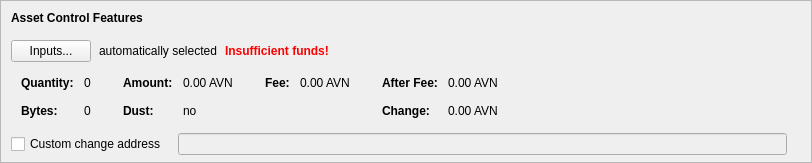
      <widget class="QFrame" name="frameAssetControl">
       <property name="sizePolicy">
        <sizepolicy hsizetype="Expanding" vsizetype="Fixed">
         <horstretch>0</horstretch>
         <verstretch>0</verstretch>
        </sizepolicy>
       </property>
       <property name="maximumSize">
        <size>
         <width>16777215</width>
         <height>16777215</height>
        </size>
       </property>
       <property name="frameShape">
        <enum>QFrame::StyledPanel</enum>
       </property>
       <property name="frameShadow">
        <enum>QFrame::Sunken</enum>
       </property>
       <layout class="QVBoxLayout" name="verticalLayoutAssetControl2">
        <property name="spacing">
         <number>0</number>
        </property>
        <property name="leftMargin">
         <number>0</number>
        </property>
        <property name="topMargin">
         <number>0</number>
        </property>
        <property name="rightMargin">
         <number>0</number>
        </property>
        <property name="bottomMargin">
         <number>6</number>
        </property>
        <item>
         <layout class="QVBoxLayout" name="verticalLayoutAssetControl" stretch="0,0,0,0,1">
          <property name="spacing">
           <number>0</number>
          </property>
          <property name="leftMargin">
           <number>10</number>
          </property>
          <property name="topMargin">
           <number>10</number>
          </property>
          <item>
           <layout class="QHBoxLayout" name="horizontalLayoutAssetControl1">
            <property name="bottomMargin">
             <number>15</number>
            </property>
            <item>
             <widget class="QLabel" name="labelAssetControlFeatures">
              <property name="sizePolicy">
               <sizepolicy hsizetype="Preferred" vsizetype="Maximum">
                <horstretch>0</horstretch>
                <verstretch>0</verstretch>
               </sizepolicy>
              </property>
              <property name="font">
               <font>
                <weight>75</weight>
                <bold>true</bold>
               </font>
              </property>
              <property name="styleSheet">
               <string notr="true">font-weight:bold;</string>
              </property>
              <property name="text">
               <string>Asset Control Features</string>
              </property>
             </widget>
            </item>
           </layout>
          </item>
          <item>
           <layout class="QHBoxLayout" name="horizontalLayoutAssetControl2" stretch="0,0,0,0">
            <property name="spacing">
             <number>8</number>
            </property>
            <property name="bottomMargin">
             <number>10</number>
            </property>
            <item>
             <widget class="QPushButton" name="pushButtonAssetControl">
              <property name="styleSheet">
               <string notr="true"/>
              </property>
              <property name="text">
               <string>Inputs...</string>
              </property>
              <property name="autoDefault">
               <bool>false</bool>
              </property>
             </widget>
            </item>
            <item>
             <widget class="QLabel" name="labelAssetControlAutomaticallySelected">
              <property name="text">
               <string>automatically selected</string>
              </property>
              <property name="margin">
               <number>5</number>
              </property>
             </widget>
            </item>
            <item>
             <widget class="QLabel" name="labelAssetControlInsuffFunds">
              <property name="font">
               <font>
                <weight>75</weight>
                <bold>true</bold>
               </font>
              </property>
              <property name="styleSheet">
               <string notr="true">color:red;font-weight:bold;</string>
              </property>
              <property name="text">
               <string>Insufficient funds!</string>
              </property>
              <property name="margin">
               <number>5</number>
              </property>
             </widget>
            </item>
            <item>
             <spacer name="horizontalSpacerAssetControl">
              <property name="orientation">
               <enum>Qt::Horizontal</enum>
              </property>
              <property name="sizeHint" stdset="0">
               <size>
                <width>40</width>
                <height>1</height>
               </size>
              </property>
             </spacer>
            </item>
           </layout>
          </item>
          <item>
           <widget class="QWidget" name="widgetAssetControl" native="true">
            <property name="sizePolicy">
             <sizepolicy hsizetype="Preferred" vsizetype="Preferred">
              <horstretch>0</horstretch>
              <verstretch>0</verstretch>
             </sizepolicy>
            </property>
            <property name="minimumSize">
             <size>
              <width>0</width>
              <height>0</height>
             </size>
            </property>
            <property name="styleSheet">
             <string notr="true"/>
            </property>
            <layout class="QHBoxLayout" name="horizontalLayoutAssetControl5">
             <property name="leftMargin">
              <number>0</number>
             </property>
             <property name="topMargin">
              <number>0</number>
             </property>
             <property name="rightMargin">
              <number>0</number>
             </property>
             <property name="bottomMargin">
              <number>0</number>
             </property>
             <item>
              <layout class="QHBoxLayout" name="horizontalLayoutAssetControl3" stretch="0,0,0,1">
               <property name="spacing">
                <number>20</number>
               </property>
               <property name="topMargin">
                <number>0</number>
               </property>
               <property name="bottomMargin">
                <number>10</number>
               </property>
               <item>
                <layout class="QFormLayout" name="formLayoutAssetControl1">
                 <property name="horizontalSpacing">
                  <number>10</number>
                 </property>
                 <property name="verticalSpacing">
                  <number>14</number>
                 </property>
                 <property name="leftMargin">
                  <number>10</number>
                 </property>
                 <property name="topMargin">
                  <number>4</number>
                 </property>
                 <property name="rightMargin">
                  <number>6</number>
                 </property>
                 <item row="0" column="0">
                  <widget class="QLabel" name="labelAssetControlQuantityText">
                   <property name="font">
                    <font>
                     <weight>75</weight>
                     <bold>true</bold>
                    </font>
                   </property>
                   <property name="text">
                    <string>Quantity:</string>
                   </property>
                   <property name="margin">
                    <number>0</number>
                   </property>
                  </widget>
                 </item>
                 <item row="0" column="1">
                  <widget class="QLabel" name="labelAssetControlQuantity">
                   <property name="cursor">
                    <cursorShape>IBeamCursor</cursorShape>
                   </property>
                   <property name="contextMenuPolicy">
                    <enum>Qt::ActionsContextMenu</enum>
                   </property>
                   <property name="text">
                    <string notr="true">0</string>
                   </property>
                   <property name="margin">
                    <number>0</number>
                   </property>
                   <property name="textInteractionFlags">
                    <set>Qt::LinksAccessibleByMouse|Qt::TextSelectableByKeyboard|Qt::TextSelectableByMouse</set>
                   </property>
                  </widget>
                 </item>
                 <item row="1" column="0">
                  <widget class="QLabel" name="labelAssetControlBytesText">
                   <property name="font">
                    <font>
                     <weight>75</weight>
                     <bold>true</bold>
                    </font>
                   </property>
                   <property name="text">
                    <string>Bytes:</string>
                   </property>
                  </widget>
                 </item>
                 <item row="1" column="1">
                  <widget class="QLabel" name="labelAssetControlBytes">
                   <property name="cursor">
                    <cursorShape>IBeamCursor</cursorShape>
                   </property>
                   <property name="contextMenuPolicy">
                    <enum>Qt::ActionsContextMenu</enum>
                   </property>
                   <property name="text">
                    <string notr="true">0</string>
                   </property>
                   <property name="textInteractionFlags">
                    <set>Qt::LinksAccessibleByMouse|Qt::TextSelectableByKeyboard|Qt::TextSelectableByMouse</set>
                   </property>
                  </widget>
                 </item>
                </layout>
               </item>
               <item>
                <layout class="QFormLayout" name="formLayoutAssetControl2">
                 <property name="horizontalSpacing">
                  <number>10</number>
                 </property>
                 <property name="verticalSpacing">
                  <number>14</number>
                 </property>
                 <property name="leftMargin">
                  <number>6</number>
                 </property>
                 <property name="topMargin">
                  <number>4</number>
                 </property>
                 <property name="rightMargin">
                  <number>6</number>
                 </property>
                 <item row="0" column="0">
                  <widget class="QLabel" name="labelAssetControlAmountText">
                   <property name="font">
                    <font>
                     <weight>75</weight>
                     <bold>true</bold>
                    </font>
                   </property>
                   <property name="text">
                    <string>Amount:</string>
                   </property>
                   <property name="margin">
                    <number>0</number>
                   </property>
                  </widget>
                 </item>
                 <item row="0" column="1">
                  <widget class="QLabel" name="labelAssetControlAmount">
                   <property name="cursor">
                    <cursorShape>IBeamCursor</cursorShape>
                   </property>
                   <property name="contextMenuPolicy">
                    <enum>Qt::ActionsContextMenu</enum>
                   </property>
                   <property name="text">
                    <string notr="true">0.00 AVN</string>
                   </property>
                   <property name="textInteractionFlags">
                    <set>Qt::LinksAccessibleByMouse|Qt::TextSelectableByKeyboard|Qt::TextSelectableByMouse</set>
                   </property>
                  </widget>
                 </item>
                 <item row="1" column="0">
                  <widget class="QLabel" name="labelAssetControlLowOutputText">
                   <property name="font">
                    <font>
                     <weight>75</weight>
                     <bold>true</bold>
                    </font>
                   </property>
                   <property name="text">
                    <string>Dust:</string>
                   </property>
                  </widget>
                 </item>
                 <item row="1" column="1">
                  <widget class="QLabel" name="labelAssetControlLowOutput">
                   <property name="cursor">
                    <cursorShape>IBeamCursor</cursorShape>
                   </property>
                   <property name="contextMenuPolicy">
                    <enum>Qt::ActionsContextMenu</enum>
                   </property>
                   <property name="text">
                    <string notr="true">no</string>
                   </property>
                   <property name="textInteractionFlags">
                    <set>Qt::LinksAccessibleByMouse|Qt::TextSelectableByKeyboard|Qt::TextSelectableByMouse</set>
                   </property>
                  </widget>
                 </item>
                </layout>
               </item>
               <item>
                <layout class="QFormLayout" name="formLayoutAssetControl3">
                 <property name="horizontalSpacing">
                  <number>10</number>
                 </property>
                 <property name="verticalSpacing">
                  <number>14</number>
                 </property>
                 <property name="leftMargin">
                  <number>6</number>
                 </property>
                 <property name="topMargin">
                  <number>4</number>
                 </property>
                 <property name="rightMargin">
                  <number>6</number>
                 </property>
                 <item row="0" column="0">
                  <widget class="QLabel" name="labelAssetControlFeeText">
                   <property name="font">
                    <font>
                     <weight>75</weight>
                     <bold>true</bold>
                    </font>
                   </property>
                   <property name="text">
                    <string>Fee:</string>
                   </property>
                   <property name="margin">
                    <number>0</number>
                   </property>
                  </widget>
                 </item>
                 <item row="0" column="1">
                  <widget class="QLabel" name="labelAssetControlFee">
                   <property name="cursor">
                    <cursorShape>IBeamCursor</cursorShape>
                   </property>
                   <property name="contextMenuPolicy">
                    <enum>Qt::ActionsContextMenu</enum>
                   </property>
                   <property name="text">
                    <string notr="true">0.00 AVN</string>
                   </property>
                   <property name="textInteractionFlags">
                    <set>Qt::LinksAccessibleByMouse|Qt::TextSelectableByKeyboard|Qt::TextSelectableByMouse</set>
                   </property>
                  </widget>
                 </item>
                </layout>
               </item>
               <item>
                <layout class="QFormLayout" name="formLayoutAssetControl4">
                 <property name="horizontalSpacing">
                  <number>10</number>
                 </property>
                 <property name="verticalSpacing">
                  <number>14</number>
                 </property>
                 <property name="leftMargin">
                  <number>6</number>
                 </property>
                 <property name="topMargin">
                  <number>4</number>
                 </property>
                 <property name="rightMargin">
                  <number>6</number>
                 </property>
                 <item row="0" column="0">
                  <widget class="QLabel" name="labelAssetControlAfterFeeText">
                   <property name="font">
                    <font>
                     <weight>75</weight>
                     <bold>true</bold>
                    </font>
                   </property>
                   <property name="text">
                    <string>After Fee:</string>
                   </property>
                   <property name="margin">
                    <number>0</number>
                   </property>
                  </widget>
                 </item>
                 <item row="0" column="1">
                  <widget class="QLabel" name="labelAssetControlAfterFee">
                   <property name="cursor">
                    <cursorShape>IBeamCursor</cursorShape>
                   </property>
                   <property name="contextMenuPolicy">
                    <enum>Qt::ActionsContextMenu</enum>
                   </property>
                   <property name="text">
                    <string notr="true">0.00 AVN</string>
                   </property>
                   <property name="textInteractionFlags">
                    <set>Qt::LinksAccessibleByMouse|Qt::TextSelectableByKeyboard|Qt::TextSelectableByMouse</set>
                   </property>
                  </widget>
                 </item>
                 <item row="1" column="0">
                  <widget class="QLabel" name="labelAssetControlChangeText">
                   <property name="font">
                    <font>
                     <weight>75</weight>
                     <bold>true</bold>
                    </font>
                   </property>
                   <property name="text">
                    <string>Change:</string>
                   </property>
                  </widget>
                 </item>
                 <item row="1" column="1">
                  <widget class="QLabel" name="labelAssetControlChange">
                   <property name="cursor">
                    <cursorShape>IBeamCursor</cursorShape>
                   </property>
                   <property name="contextMenuPolicy">
                    <enum>Qt::ActionsContextMenu</enum>
                   </property>
                   <property name="text">
                    <string notr="true">0.00 AVN</string>
                   </property>
                   <property name="textInteractionFlags">
                    <set>Qt::LinksAccessibleByMouse|Qt::TextSelectableByKeyboard|Qt::TextSelectableByMouse</set>
                   </property>
                  </widget>
                 </item>
                </layout>
               </item>
              </layout>
             </item>
            </layout>
           </widget>
          </item>
          <item>
           <layout class="QHBoxLayout" name="horizontalLayoutAssetControl4" stretch="0,0,0">
            <property name="spacing">
             <number>12</number>
            </property>
            <property name="sizeConstraint">
             <enum>QLayout::SetDefaultConstraint</enum>
            </property>
            <property name="topMargin">
             <number>5</number>
            </property>
            <property name="rightMargin">
             <number>5</number>
            </property>
            <item>
             <widget class="QCheckBox" name="checkBoxAssetControlChange">
              <property name="toolTip">
               <string>If this is activated, but the change address is empty or invalid, change will be sent to a newly generated address.</string>
              </property>
              <property name="text">
               <string>Custom change address</string>
              </property>
             </widget>
            </item>
            <item>
             <widget class="QValidatedLineEdit" name="lineEditAssetControlChange">
              <property name="enabled">
               <bool>false</bool>
              </property>
              <property name="sizePolicy">
               <sizepolicy hsizetype="Expanding" vsizetype="Fixed">
                <horstretch>0</horstretch>
                <verstretch>0</verstretch>
               </sizepolicy>
              </property>
             </widget>
            </item>
            <item>
             <widget class="QLabel" name="labelAssetControlChangeLabel">
              <property name="sizePolicy">
               <sizepolicy hsizetype="Preferred" vsizetype="Expanding">
                <horstretch>0</horstretch>
                <verstretch>0</verstretch>
               </sizepolicy>
              </property>
              <property name="minimumSize">
               <size>
                <width>0</width>
                <height>0</height>
               </size>
              </property>
              <property name="text">
               <string/>
              </property>
              <property name="margin">
               <number>3</number>
              </property>
             </widget>
            </item>
           </layout>
          </item>
          <item>
           <spacer name="verticalSpacerAssetControl">
            <property name="orientation">
             <enum>Qt::Vertical</enum>
            </property>
            <property name="sizeHint" stdset="0">
             <size>
              <width>800</width>
              <height>1</height>
             </size>
            </property>
           </spacer>
          </item>
         </layout>
        </item>
       </layout>
      </widget>
